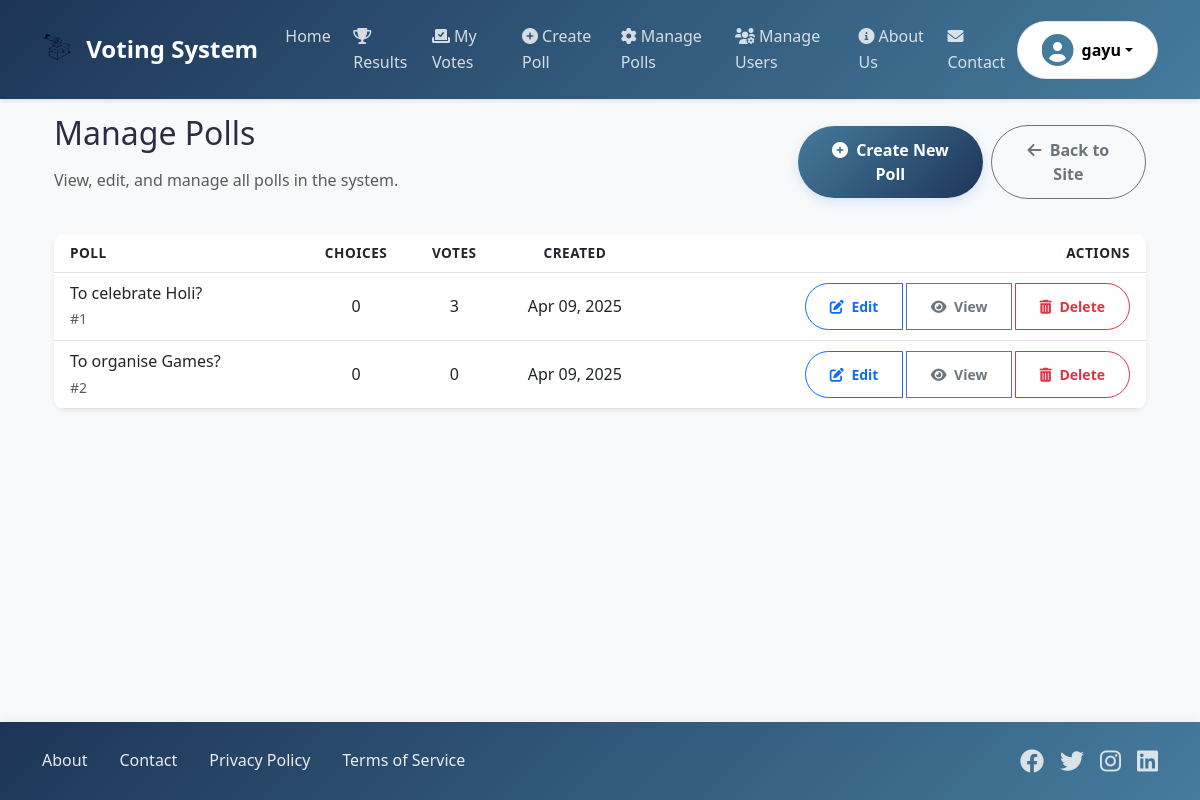
The app's page /polls/admin/polls/ (signed in) with its own data.
### polls/models.py (models this page shows, shortened)
class Poll(models.Model):
    question = models.CharField(max_length=200)
    pub_date = models.DateTimeField(auto_now_add=True)
    created_by = models.ForeignKey(User, on_delete=models.CASCADE, null=True, blank=True, related_name='polls')
    department = models.ForeignKey(Department, on_delete=models.SET_NULL, null=True, blank=True,
                                 help_text="If set, only users from this department can vote")
    @classmethod
    def get_all(cls):
        return cls.objects.all()
    def total_votes(self):
        return sum(choice.votes for choice in self.choices.all())
    @property
    def choices(self):
        return self.choice_set

class Choice(models.Model):
    poll = models.ForeignKey(Poll, on_delete=models.CASCADE)
    choice_text = models.CharField(max_length=200)
    votes = models.IntegerField(default=0)

### polls/admin_views.py (the view)
# urls.py: path('admin/polls/', admin_views.admin_polls_list, name='admin_polls_list'),
def admin_polls_list(request):
    if not request.session.get('is_superuser', False) and not (request.user and request.user.is_superuser):
        return redirect('polls:index')
    polls = Poll.get_all()
    context = {
        'polls': polls,
        'title': 'Manage Polls',
    }
    return render(request, 'polls/admin/list.html', context)

### polls/context_processors.py (called while the page is built)
def user_processor(request):
    return {}

### polls/templates/polls/admin/list.html (shortened to what this page needs)
{% extends "polls/base.html" %}
{% block content %}
<div class="container">
    <div class="row mb-4">
        <div class="col-md-8">
            <h2 class="mb-3">Manage Polls</h2>
            <p class="text-muted">View, edit, and manage all polls in the system.</p>
        </div>
        <div class="col-md-4 text-md-end d-flex align-items-center justify-content-md-end">
            <a href="{% url 'polls:admin_add_poll' %}" class="btn btn-primary me-2">
                <i class="fas fa-plus-circle me-1"></i> Create New Poll
            </a>
            <a href="{% url 'polls:index' %}" class="btn btn-outline-secondary">
                <i class="fas fa-arrow-left me-1"></i> Back to Site
            </a>
        </div>
    </div>
    <div class="card shadow-sm">
        <div class="card-body p-0">
            <div class="table-responsive">
                <table class="table table-hover mb-0">
                    <thead class="bg-light">
                        <tr>
                            <th scope="col" class="ps-3">Poll</th>
                            <th scope="col" class="text-center">Choices</th>
                            <th scope="col" class="text-center">Votes</th>
                            <th scope="col" class="text-center">Created</th>
                            <th scope="col" class="text-end pe-3">Actions</th>
                        </tr>
                    </thead>
                    <tbody>
                        {% for poll in polls %}
                        <tr class="align-middle">
                            <td class="ps-3">
                                <span class="d-block fw-medium">{{ poll.question }}</span>
                                <small class="text-muted">#{{ poll.id }}</small>
                            </td>
                            <td class="text-center">{{ poll.choices|length }}</td>
                            <td class="text-center">{{ poll.total_votes }}</td>
                            <td class="text-center">{{ poll.pub_date|date:"M d, Y" }}</td>
                            <td class="text-end pe-3">
                                <div class="btn-group">
                                    <a href="{% url 'polls:admin_poll_detail' poll.id %}" class="btn btn-sm btn-outline-primary">
                                        <i class="fas fa-edit me-1"></i> Edit
                                    </a>
                                    <a href="{% url 'polls:detail' poll.id %}" class="btn btn-sm btn-outline-secondary">
                                        <i class="fas fa-eye me-1"></i> View
                                    </a>
                                    <button type="button" class="btn btn-sm btn-outline-danger"
                                            data-bs-toggle="modal"
                                            data-bs-target="#deletePollModal{{ poll.id }}">
                                        <i class="fas fa-trash-alt me-1"></i> Delete
                                    </button>
                                </div>
                            </td>
                        </tr>
                        {% endfor %}
                    </tbody>
                </table>
            </div>
        </div>
    </div>
</div>
{% endblock %}

### polls/templates/polls/base.html (shortened to what this page needs)
{% load static %}
<!DOCTYPE html>
<html lang="en">
<head>
    <link href="https://cdn.jsdelivr.net/npm/bootstrap@5.3.0-alpha1/dist/css/bootstrap.min.css" rel="stylesheet">
    <link rel="stylesheet" href="https://cdnjs.cloudflare.com/ajax/libs/font-awesome/6.0.0/css/all.min.css">
</head>
<body>
    <nav class="navbar navbar-expand-lg navbar-dark bg-primary mb-4">
        <div class="container">
            <a class="navbar-brand" href="{% url 'polls:index' %}">
                <img src="{% static 'votingicon.png' %}" alt="Voting System" class="d-inline-block align-text-top me-2" style="height: 30px; width: auto;">
                Voting System
            </a>
            <div class="collapse navbar-collapse" id="navbarNav">
                <ul class="navbar-nav me-auto">
                    <li class="nav-item">
                        <a class="nav-link" href="{% url 'polls:index' %}">Home</a>
                    </li>
                    <li class="nav-item">
                        <a class="nav-link" href="{% url 'polls:all_results' %}">
                            <i class="fas fa-trophy me-1"></i>Results
                        </a>
                    </li>
                    {% if user.is_authenticated %}
                    <li class="nav-item">
                        <a class="nav-link" href="{% url 'polls:my_votes' %}">
                            <i class="fas fa-vote-yea me-1"></i>My Votes
                        </a>
                    </li>
                    {% endif %}
                    {% if user.is_staff %}
                    <li class="nav-item">
                        <a class="nav-link" href="{% url 'polls:create' %}">
                            <i class="fas fa-plus-circle me-1"></i>Create Poll
                        </a>
                    </li>
                    <li class="nav-item">
                        <a class="nav-link" href="{% url 'polls:admin_polls_list' %}">
                            <i class="fas fa-cog me-1"></i>Manage Polls
                        </a>
                    </li>
                    <li class="nav-item">
                        <a class="nav-link" href="{% url 'polls:manage_users' %}">
                            <i class="fas fa-users-cog me-1"></i>Manage Users
                        </a>
                    </li>
                    {% endif %}
                    <li class="nav-item">
                        <a class="nav-link" href="{% url 'polls:about' %}">
                            <i class="fas fa-info-circle me-1"></i>About Us
                        </a>
                    </li>
                    <li class="nav-item">
                        <a class="nav-link" href="{% url 'polls:contact' %}">
                            <i class="fas fa-envelope me-1"></i>Contact
                        </a>
                    </li>
                </ul>
                <div class="d-flex align-items-center">
                    {% if user.is_authenticated %}
                        <div class="dropdown">
                            <button class="btn btn-light dropdown-toggle user-dropdown-btn" type="button" id="userDropdown" data-bs-toggle="dropdown">
                                <div class="user-avatar">
                                    <i class="fas fa-user-circle"></i>
                                </div>
                                <span>{{ user.username }}</span>
                            </button>
                        </div>
                    {% endif %}
                </div>
            </div>
        </div>
    </nav>
    <div class="container main-content">
        {% block content %}{% endblock %}
    </div>
    <footer class="footer">
        <div class="container">
            <div class="footer-content">
                <div class="footer-links">
                    <a href="{% url 'polls:about' %}" class="footer-link">About</a>
                    <a href="{% url 'polls:contact' %}" class="footer-link">Contact</a>
                    <a href="#" class="footer-link">Privacy Policy</a>
                    <a href="#" class="footer-link">Terms of Service</a>
                </div>
                <div class="social-links">
                    <a href="#" class="social-link"><i class="fab fa-facebook"></i></a>
                    <a href="#" class="social-link"><i class="fab fa-twitter"></i></a>
                    <a href="#" class="social-link"><i class="fab fa-instagram"></i></a>
                    <a href="#" class="social-link"><i class="fab fa-linkedin"></i></a>
                </div>
            </div>
        </div>
    </footer>
</body>
</html>

### polls/templates/polls/admin/list.html (style rules this page uses)
.fw-medium { font-weight: 500; }
.table th { font-weight: 600; font-size: 0.85rem; text-transform: uppercase; letter-spacing: 0.5px; border-top: none; }
.card { border-radius: 10px; border: none; overflow: hidden; }
.btn-group .btn { margin-right: 0.2rem; }
.btn-group .btn:last-child { margin-right: 0; }

### records on screen
Poll: question "To celebrate Holi?", id "1", choices|length "0", total_votes "3", pub_date "Apr 09, 2025"
Poll: question "To organise Games?", id "2", choices|length "0", total_votes "0", pub_date "Apr 09, 2025"

### other values on screen
{{ user.username }} "gayu"
